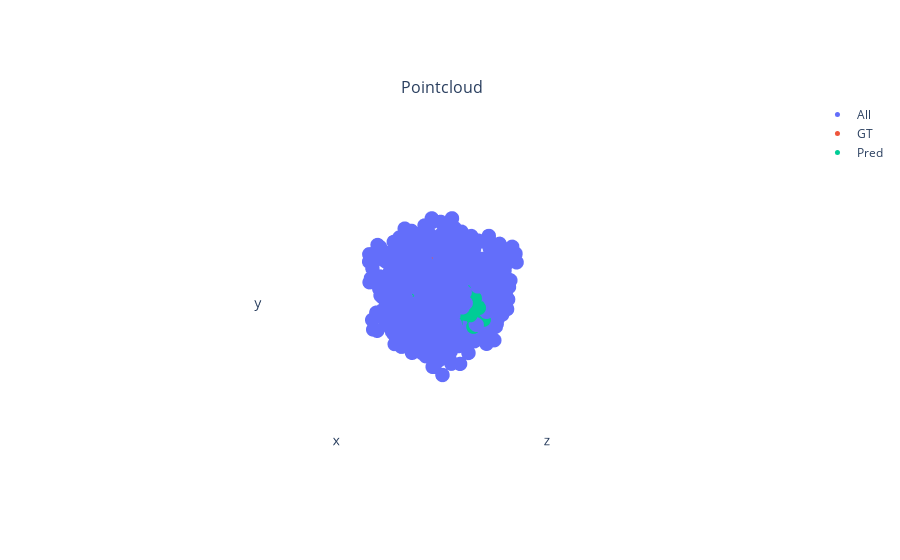
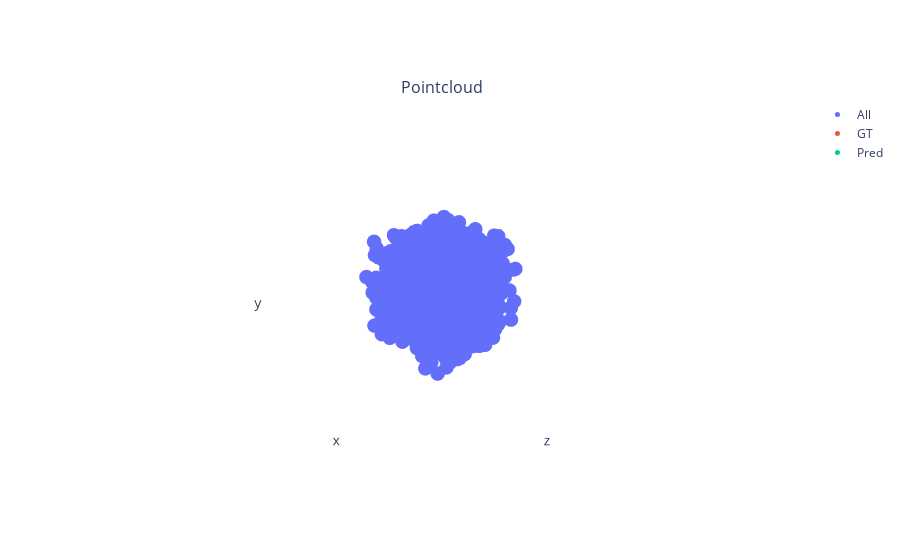
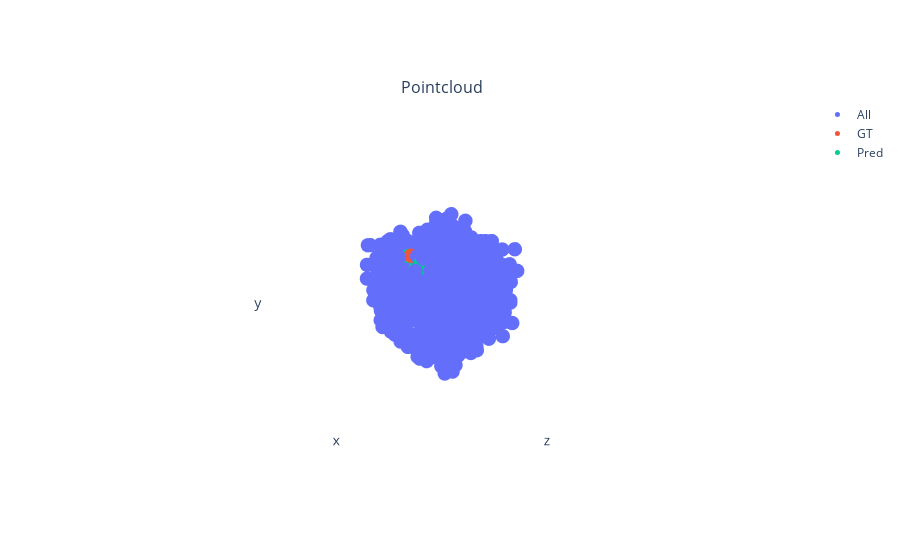
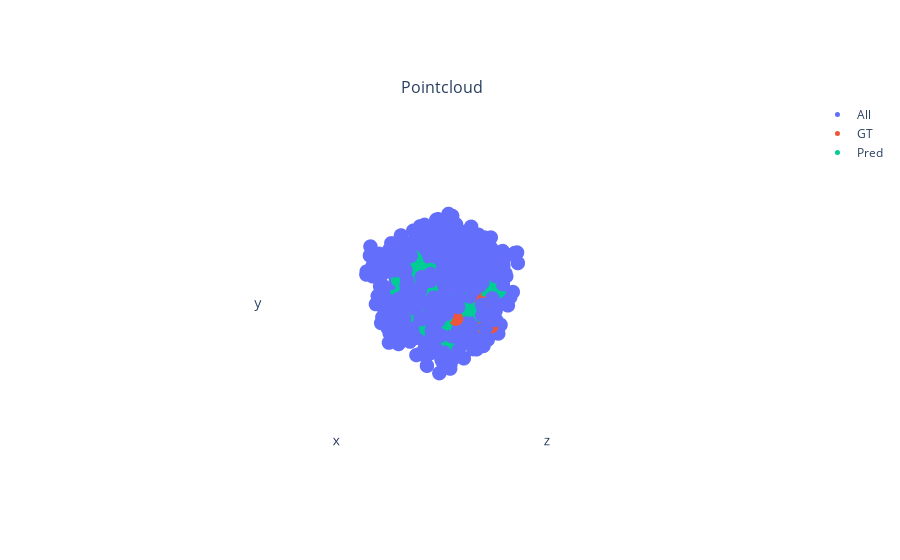

Notebook code cell kept with these figures, in order:
### Code cell
for i in range(len(points)):
    # plot img
    plt.figure()
    plt.imshow(images[i].permute(1, 2, 0).numpy())

    plt.show()

    pc_gt = points[i][occs[i] == 1]
    pc_pred = points[i][(pred[i] > 0.5).cpu().numpy()]

    print(f"Points: {points[i].shape[0]} GT size: {pc_gt.shape[0]} ({pc_gt.shape[0]/points[i].shape[0]*100:0.1f}%), Pred size: {pc_pred.shape[0]}")
    bbox_min, bbox_max = points[i].min(0)[0], points[i].max(0)[0]
    pc_bbox_min, pc_bbox_max = pc_gt.min(0)[0], pc_gt.max(0)[0]
    print(f"Points BBox Span: {bbox_max - bbox_min}")
    print(f"    GT BBox Span: {pc_bbox_max - pc_bbox_min}")
    print(f"Percentage: {((pc_bbox_max - pc_bbox_min)/(bbox_max - bbox_min)*100)}")

    plot_scene({
        "Pointcloud": {
            "All": Pointclouds(points=[points[i]]),
            "GT": Pointclouds(points=[pc_gt]),
            **({"Pred": Pointclouds(points=[pc_pred])} if pc_pred.shape[0] > 0 else {})
        }
    }, pointcloud_marker_size=5).show()

### Figure 1 — Plotly figure (JSON) as saved in the notebook; plotly's stock layout.template omitted (floating-point values rounded to 4 significant figures; data arrays with more than 128 entries replaced by an {"elided": "..."} marker saying what was removed)
{"data": [{"marker": {"size": 5}, "mode": "markers", "name": "All", "scene": "scene", "type": "scatter3d", "x": {"elided": "1024 float values"}, "y": {"elided": "1024 float values"}, "z": {"elided": "1024 float values"}}, {"marker": {"size": 5}, "mode": "markers", "name": "GT", "scene": "scene", "type": "scatter3d", "x": [-0.2978, 0.1895, -0.3106, 0.2117, -0.2502, -0.256, -0.185, 0.4148, 0.1298, 0.4133, 0.4958, 0.2401, 0.05459, -0.4809, -0.1819, -0.1362, 0.2895, -0.07787, -0.02388, 0.2421, -0.3848, -0.4237, 0.2242, -0.2631, 0.07293, 0.4867, 0.4615, 0.1893, 0.187, -0.02297, -0.4279, 0.3457, 0.01283, 0.04089, -0.1141, -0.3894, -0.3345, 0.2314, 0.01218, 0.1156, 0.4105, 0.06329, -0.3211, -0.1085, -0.2472, -0.3044, -0.2872, 0.2964, 0.1502, -0.444, -0.09079, 0.4109, -0.3132, -0.3761, -0.4805, 0.08139, 0.363, 0.4759, -0.09163, -0.284, -0.4627, -0.04015, -0.4938, -0.2457, 0.2012, 0.3373, -0.007748, -0.4689, -0.231, 0.05838, 0.3136, 0.3631, -0.1521, -0.03403, -0.3539, 0.2381, -0.4277, 0.217, 0.3189, 0.3142, -0.2564, -0.4677, 0.2798, 0.1697, -0.2352], "y": [0.1288, 0.1296, 0.01063, 0.182, 0.09477, 0.001398, -0.06995, -0.05161, -0.1584, 0.057, 0.1778, -0.04364, -0.135, -0.07002, -0.2161, -0.01773, -0.188, -0.09713, -0.2104, -0.05247, -0.2186, -0.1555, 0.169, 0.1481, -0.07658, -0.006611, -0.216, -0.08832, -0.1684, 0.03694, 0.01045, 0.1822, -0.01295, -0.04617, 0.1199, 0.188, 0.01676, -0.173, -0.1278, -0.05956, -0.07584, -0.1791, -0.2101, -0.1191, 0.1376, 0.22, 0.1109, -0.1598, -0.04725, 0.04108, 0.02807, -0.1863, 0.06169, -0.02111, 0.1803, 0.1876, 0.1796, -0.1963, 0.1038, 0.06773, -0.142, -0.0294, 0.1669, 0.2249, -0.1347, -0.02002, 0.03372, -0.03383, -0.185, -0.08239, 0.09943, 0.1515, -0.1642, 0.2048, -0.01579, 0.2237, 0.02647, 0.06714, -0.1763, -0.1672, 0.2103, -0.1762, -0.03717, -0.1062, -0.06566], "z": [0.0708, 0.006476, -0.1203, 0.06634, -0.09848, -0.005812, 0.1212, -0.114, -0.1326, 0.00559, 0.04268, 0.01954, 0.03623, 0.08171, -0.1207, 0.06253, -0.07013, 0.129, 0.01024, -0.106, 0.02544, -0.09503, 0.002641, 0.05203, 0.13, 0.08367, -0.0009249, -0.1239, -0.028, 0.0784, 0.09755, 0.06098, 0.05247, -0.03418, -0.007688, 0.009426, 0.07114, 0.02151, 0.01567, -0.02857, -0.1307, 0.04058, 0.01945, 0.03907, 0.1141, -0.04663, -0.03304, -0.03018, 0.1003, 0.08787, 0.1119, -0.0616, 0.1241, 0.02811, 0.02478, -0.0006559, -0.02837, -0.1402, -0.04475, 0.06712, 0.1128, -0.004539, -0.05346, -0.1192, -0.1164, -0.1273, 0.09202, -0.005726, 0.09924, -0.03489, 0.09693, 0.05154, -0.01673, 0.05527, -0.03146, 0.132, 0.008355, 0.07401, 0.1122, 0.06657, 0.02152, 0.09133, 0.1082, -0.04623, 0.1064]}, {"marker": {"size": 5}, "mode": "markers", "name": "Pred", "scene": "scene", "type": "scatter3d", "x": [-0.2978, 0.1895, 0.2117, -0.256, -0.185, 0.4148, 0.1298, 0.4133, 0.4958, 0.2401, 0.05459, -0.4809, -0.1362, 0.2895, -0.07787, 0.2421, -0.4237, 0.2242, -0.2631, 0.07293, 0.4867, 0.4615, 0.01579, 0.1893, 0.187, -0.02297, -0.4279, 0.3457, 0.01283, 0.04089, -0.3894, -0.3345, 0.2314, 0.01218, 0.1156, 0.4105, 0.06329, -0.1085, -0.2472, 0.2964, 0.1502, -0.444, -0.09079, 0.4109, -0.3132, -0.3761, -0.4805, 0.08139, 0.363, 0.4759, -0.284, -0.4627, -0.04015, -0.4938, 0.2012, 0.3373, -0.007748, -0.4689, -0.231, 0.05838, 0.3136, 0.3631, -0.08753, -0.1521, -0.03403, -0.3539, 0.2381, -0.4277, 0.217, 0.3189, 0.3142, -0.2564, -0.4677, 0.2798, 0.1697, -0.5161, -0.2352], "y": [0.1288, 0.1296, 0.182, 0.001398, -0.06995, -0.05161, -0.1584, 0.057, 0.1778, -0.04364, -0.135, -0.07002, -0.01773, -0.188, -0.09713, -0.05247, -0.1555, 0.169, 0.1481, -0.07658, -0.006611, -0.216, -0.01914, -0.08832, -0.1684, 0.03694, 0.01045, 0.1822, -0.01295, -0.04617, 0.188, 0.01676, -0.173, -0.1278, -0.05956, -0.07584, -0.1791, -0.1191, 0.1376, -0.1598, -0.04725, 0.04108, 0.02807, -0.1863, 0.06169, -0.02111, 0.1803, 0.1876, 0.1796, -0.1963, 0.06773, -0.142, -0.0294, 0.1669, -0.1347, -0.02002, 0.03372, -0.03383, -0.185, -0.08239, 0.09943, 0.1515, -0.1772, -0.1642, 0.2048, -0.01579, 0.2237, 0.02647, 0.06714, -0.1763, -0.1672, 0.2103, -0.1762, -0.03717, -0.1062, 0.03387, -0.06566], "z": [0.0708, 0.006476, 0.06634, -0.005812, 0.1212, -0.114, -0.1326, 0.00559, 0.04268, 0.01954, 0.03623, 0.08171, 0.06253, -0.07013, 0.129, -0.106, -0.09503, 0.002641, 0.05203, 0.13, 0.08367, -0.0009249, -0.1466, -0.1239, -0.028, 0.0784, 0.09755, 0.06098, 0.05247, -0.03418, 0.009426, 0.07114, 0.02151, 0.01567, -0.02857, -0.1307, 0.04058, 0.03907, 0.1141, -0.03018, 0.1003, 0.08787, 0.1119, -0.0616, 0.1241, 0.02811, 0.02478, -0.0006559, -0.02837, -0.1402, 0.06712, 0.1128, -0.004539, -0.05346, -0.1164, -0.1273, 0.09202, -0.005726, 0.09924, -0.03489, 0.09693, 0.05154, 0.146, -0.01673, 0.05527, -0.03146, 0.132, 0.008355, 0.07401, 0.1122, 0.06657, 0.02152, 0.09133, 0.1082, -0.04623, -0.0875, 0.1064]}], "layout": {"annotations": [{"font": {"size": 16}, "showarrow": false, "text": "Pointcloud", "x": 0.5, "xanchor": "center", "xref": "paper", "y": 1, "yanchor": "bottom", "yref": "paper"}], "scene": {"aspectmode": "cube", "camera": {"up": {"x": 0, "y": 1, "z": 0}}, "domain": {"x": [0, 1], "y": [0, 1]}, "xaxis": {"backgroundcolor": "#fff", "range": [-1.098, 1.101], "showaxeslabels": false, "showgrid": false, "showline": false, "showticklabels": false, "ticks": "", "zeroline": false}, "yaxis": {"backgroundcolor": "#fff", "range": [-1.1, 1.099], "showaxeslabels": false, "showgrid": false, "showline": false, "showticklabels": false, "ticks": "", "zeroline": false}, "zaxis": {"backgroundcolor": "#fff", "range": [-1.11, 1.089], "showaxeslabels": false, "showgrid": false, "showline": false, "showticklabels": false, "ticks": "", "zeroline": false}}}}

### Figure 2 — Plotly figure (JSON) as saved in the notebook; plotly's stock layout.template omitted (floating-point values rounded to 4 significant figures; data arrays with more than 128 entries replaced by an {"elided": "..."} marker saying what was removed)
{"data": [{"marker": {"size": 5}, "mode": "markers", "name": "All", "scene": "scene", "type": "scatter3d", "x": {"elided": "1024 float values"}, "y": {"elided": "1024 float values"}, "z": {"elided": "1024 float values"}}, {"marker": {"size": 5}, "mode": "markers", "name": "GT", "scene": "scene", "type": "scatter3d", "x": [0.1531, 0.165, -0.05017, -0.2308, 0.2288, -0.2323, -0.06593, -0.1161, 0.07048, 0.1308, 0.1753, -0.2557, 0.1064, -0.04477], "y": [0.08599, -0.1213, -0.1288, 0.3489, -0.09035, -0.112, 0.4572, -0.1234, -0.1113, -0.1508, -0.1152, -0.1091, -0.1231, 0.2545], "z": [0.1262, -0.08396, 0.01637, 0.1832, -0.05313, -0.1824, 0.2814, 0.0225, -0.207, -0.01622, -0.1571, -0.1058, -0.09551, 0.2291]}, {"marker": {"size": 5}, "mode": "markers", "name": "Pred", "scene": "scene", "type": "scatter3d", "x": [0.165, -0.2323, 0.07048, 0.1753, 0.1064], "y": [-0.1213, -0.112, -0.1113, -0.1152, -0.1231], "z": [-0.08396, -0.1824, -0.207, -0.1571, -0.09551]}], "layout": {"annotations": [{"font": {"size": 16}, "showarrow": false, "text": "Pointcloud", "x": 0.5, "xanchor": "center", "xref": "paper", "y": 1, "yanchor": "bottom", "yref": "paper"}], "scene": {"aspectmode": "cube", "camera": {"up": {"x": 0, "y": 1, "z": 0}}, "domain": {"x": [0, 1], "y": [0, 1]}, "xaxis": {"backgroundcolor": "#fff", "range": [-1.102, 1.098], "showaxeslabels": false, "showgrid": false, "showline": false, "showticklabels": false, "ticks": "", "zeroline": false}, "yaxis": {"backgroundcolor": "#fff", "range": [-1.092, 1.107], "showaxeslabels": false, "showgrid": false, "showline": false, "showticklabels": false, "ticks": "", "zeroline": false}, "zaxis": {"backgroundcolor": "#fff", "range": [-1.101, 1.099], "showaxeslabels": false, "showgrid": false, "showline": false, "showticklabels": false, "ticks": "", "zeroline": false}}}}

### Figure 3 — Plotly figure (JSON) as saved in the notebook; plotly's stock layout.template omitted (floating-point values rounded to 4 significant figures; data arrays with more than 128 entries replaced by an {"elided": "..."} marker saying what was removed)
{"data": [{"marker": {"size": 5}, "mode": "markers", "name": "All", "scene": "scene", "type": "scatter3d", "x": {"elided": "1024 float values"}, "y": {"elided": "1024 float values"}, "z": {"elided": "1024 float values"}}, {"marker": {"size": 5}, "mode": "markers", "name": "GT", "scene": "scene", "type": "scatter3d", "x": [-0.01958, 0.1408, -0.2123, -0.09819, -0.1663, 0.2206, -0.1935, -0.06356, -0.1397, -0.1716, 0.2225, -0.176, 0.043, 0.02844], "y": [0.02045, -0.02339, 0.0005445, 0.246, 0.119, 0.02232, -0.0004899, 0.0003913, 0.4804, 0.4669, 0.01507, 0.3146, 0.2624, 0.4855], "z": [-0.05009, 0.1111, -0.1002, 0.2368, 0.2314, -0.3274, 0.1335, 0.05881, 0.2878, 0.2929, -0.08875, 0.2734, 0.2669, 0.3138]}, {"marker": {"size": 5}, "mode": "markers", "name": "Pred", "scene": "scene", "type": "scatter3d", "x": [-0.1898, 0.1408, -0.2123, -0.09819, 0.08578, 0.1045, -0.1663, -0.1935, -0.1299, -0.06356, 0.04276, 0.2205, -0.1716, 0.2225, -0.176, 0.043, 0.02844], "y": [0.07387, -0.02339, 0.0005445, 0.246, 0.004321, 0.4197, 0.119, -0.0004899, -0.01496, 0.0003913, 0.3644, -0.01878, 0.4669, 0.01507, 0.3146, 0.2624, 0.4855], "z": [0.1859, 0.1111, -0.1002, 0.2368, 0.1952, 0.3305, 0.2314, 0.1335, -0.05859, 0.05881, 0.3198, -0.2229, 0.2929, -0.08875, 0.2734, 0.2669, 0.3138]}], "layout": {"annotations": [{"font": {"size": 16}, "showarrow": false, "text": "Pointcloud", "x": 0.5, "xanchor": "center", "xref": "paper", "y": 1, "yanchor": "bottom", "yref": "paper"}], "scene": {"aspectmode": "cube", "camera": {"up": {"x": 0, "y": 1, "z": 0}}, "domain": {"x": [0, 1], "y": [0, 1]}, "xaxis": {"backgroundcolor": "#fff", "range": [-1.103, 1.096], "showaxeslabels": false, "showgrid": false, "showline": false, "showticklabels": false, "ticks": "", "zeroline": false}, "yaxis": {"backgroundcolor": "#fff", "range": [-1.095, 1.103], "showaxeslabels": false, "showgrid": false, "showline": false, "showticklabels": false, "ticks": "", "zeroline": false}, "zaxis": {"backgroundcolor": "#fff", "range": [-1.093, 1.105], "showaxeslabels": false, "showgrid": false, "showline": false, "showticklabels": false, "ticks": "", "zeroline": false}}}}

### Figure 4 — Plotly figure (JSON) as saved in the notebook; plotly's stock layout.template omitted (floating-point values rounded to 4 significant figures; data arrays with more than 128 entries replaced by an {"elided": "..."} marker saying what was removed)
{"data": [{"marker": {"size": 5}, "mode": "markers", "name": "All", "scene": "scene", "type": "scatter3d", "x": {"elided": "1024 float values"}, "y": {"elided": "1024 float values"}, "z": {"elided": "1024 float values"}}, {"marker": {"size": 5}, "mode": "markers", "name": "GT", "scene": "scene", "type": "scatter3d", "x": {"elided": "313 float values"}, "y": {"elided": "313 float values"}, "z": {"elided": "313 float values"}}, {"marker": {"size": 5}, "mode": "markers", "name": "Pred", "scene": "scene", "type": "scatter3d", "x": {"elided": "303 float values"}, "y": {"elided": "303 float values"}, "z": {"elided": "303 float values"}}], "layout": {"annotations": [{"font": {"size": 16}, "showarrow": false, "text": "Pointcloud", "x": 0.5, "xanchor": "center", "xref": "paper", "y": 1, "yanchor": "bottom", "yref": "paper"}], "scene": {"aspectmode": "cube", "camera": {"up": {"x": 0, "y": 1, "z": 0}}, "domain": {"x": [0, 1], "y": [0, 1]}, "xaxis": {"backgroundcolor": "#fff", "range": [-1.115, 1.084], "showaxeslabels": false, "showgrid": false, "showline": false, "showticklabels": false, "ticks": "", "zeroline": false}, "yaxis": {"backgroundcolor": "#fff", "range": [-1.112, 1.087], "showaxeslabels": false, "showgrid": false, "showline": false, "showticklabels": false, "ticks": "", "zeroline": false}, "zaxis": {"backgroundcolor": "#fff", "range": [-1.11, 1.09], "showaxeslabels": false, "showgrid": false, "showline": false, "showticklabels": false, "ticks": "", "zeroline": false}}}}
